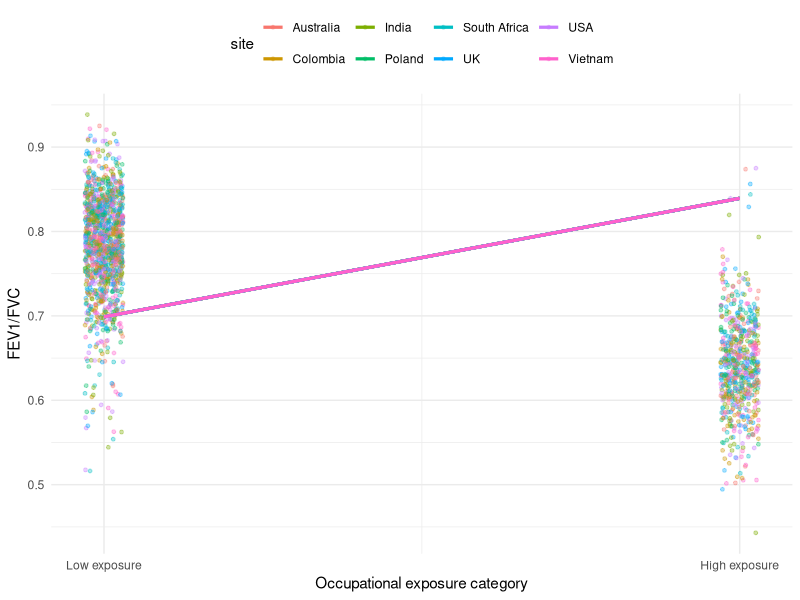
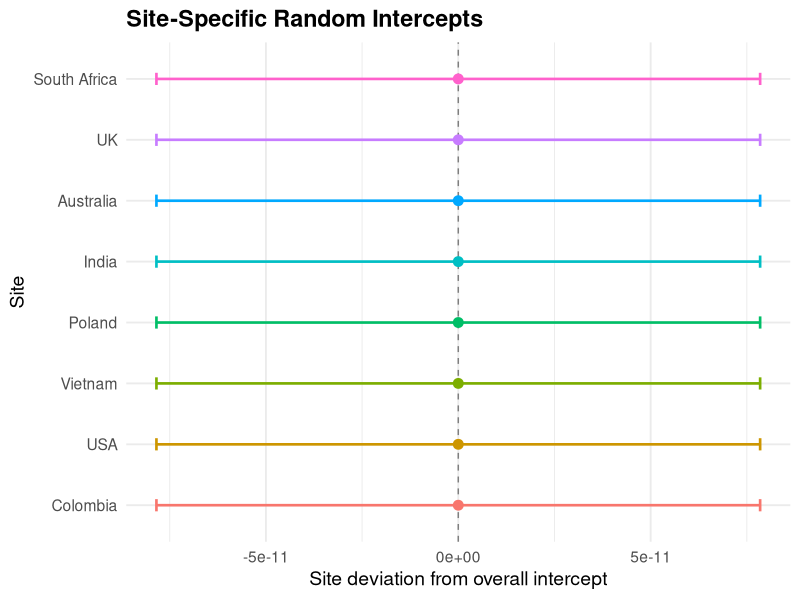

R code for these plots, in order:
## ---- chunk 1
#| include: false
#| message: false
#| warning: false

# Load core packages only
pkgs <- c("dplyr", "lme4", "tidyr", "ggplot2", "tidyverse", "broom.mixed")

for (pkg in pkgs) {
  if (!requireNamespace(pkg, quietly = TRUE)) {
    install.packages(pkg, dependencies = c("Depends", "Imports", "LinkingTo"))
  }
  library(pkg, character.only = TRUE)
}

## ---- chunk 2
library(lme4)
clean <- read.table("data/mixed_clean.txt", header=T, sep="\t")
mod_mixed <- lmer(
FEV1_FVC ~ exposure_cat_clean + smoking_status_clean + age + sex_clean + BMI +
(1 | site), data = clean)

#Derive coefficients
model_coefs <- coef(mod_mixed)$site %>%
  as.data.frame() %>%
  rownames_to_column("site") %>%
  rename(
    Intercept = `(Intercept)`,
    Slope = `exposure_cat_cleanlow_exposure`
  ) %>%
  select(site, Intercept, Slope)

model_coefs

#Join coefficients to the clean dataset 
clean <- left_join(clean, model_coefs, by = "site")
## ---- chunk 3
#Mutate names
clean <- clean |>
  dplyr::mutate(
    exposure_cat_clean = factor(
      exposure_cat_clean,
      levels = c("low_exposure", "high_exposure")
    ),
    exposure_num = ifelse(exposure_cat_clean == "low_exposure", 0, 1)
  )

coef_df <- model_coefs |>
  tidyr::expand_grid(exposure_num = c(0, 1)) |>
  dplyr::mutate(
    FEV1_FVC_pred = Intercept + Slope * exposure_num
  )


#Plot the results
library(ggplot2)

model_coef_plot <- ggplot(clean, aes(x = exposure_num, y = FEV1_FVC)) +
  # raw points
  geom_point(
    aes(colour = site),
    alpha    = 0.35,
    size     = 1,
    position = position_jitter(width = 0.03, height = 0)
  ) +
  # mixed-model lines
  geom_line(
    data = coef_df,
    aes(x = exposure_num, y = FEV1_FVC_pred, colour = site, group = site),
    size = 1.1
  ) +
  scale_x_continuous(
    name   = "Occupational exposure category",
    breaks = c(0, 1),
    labels = c("Low exposure", "High exposure"),
    expand = expansion(mult = c(0.05, 0.05))
  ) +
  ylab("FEV1/FVC") +
  theme_minimal() +
  theme(legend.position = "top")

model_coef_plot

## ---- chunk 4

ran <- broom.mixed::tidy(mod_mixed, effects = "ran_vals") %>%
  filter(term == "(Intercept)") %>%
  mutate(
    site = reorder(level, estimate)  # order by effect size
  )

ggplot(ran, aes(x = estimate, y = site, colour = site)) +
  geom_vline(xintercept = 0, linetype = "dashed", colour = "grey50") +
  geom_point(size = 3) +
  geom_errorbarh(aes(xmin = estimate - 1.96*std.error,
                     xmax = estimate + 1.96*std.error),
                 height = 0.2, size = 0.9) +
  labs(
    title = "Site-Specific Random Intercepts",
        x = "Site deviation from overall intercept",
    y = "Site"
  ) +
  theme_minimal(base_size = 14) +
  theme(
    legend.position = "none",
    plot.title = element_text(face = "bold")
  )
